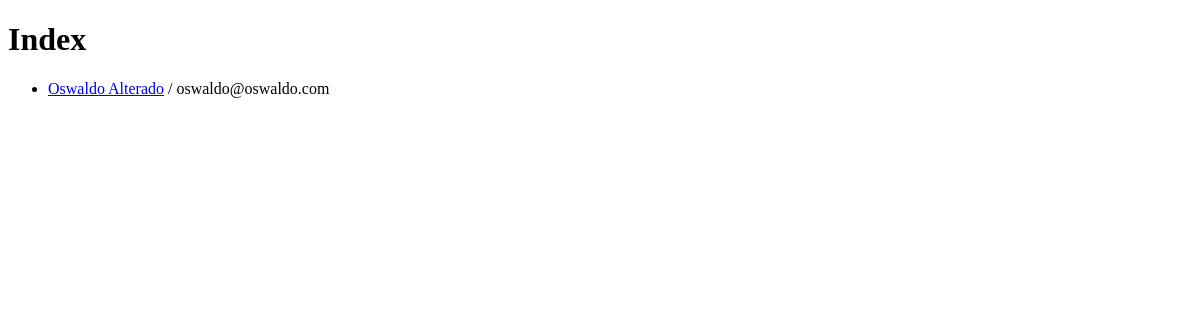
Before: / with the older database file.
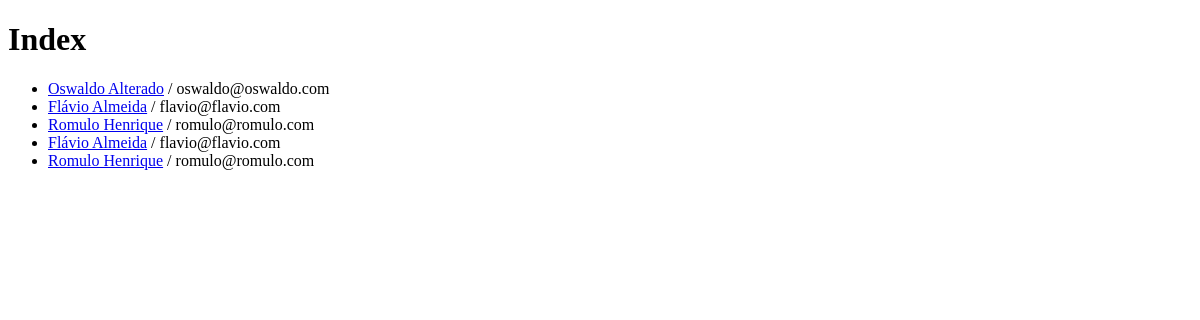
After: the same page with the newer database file.
### perfis/models.py (models this page shows)
class Perfil(models.Model):
    nome = models.CharField(max_length=255, null=False)
    email = models.CharField(max_length=255, null=False)
    telefone = models.CharField(max_length=15, null=False)
    nome_empresa = models.CharField(max_length=255, null=False)

### perfis/views.py (the view)
# urls.py: url(r'^$', 'perfis.views.index', name='index'),
def index(request):
	return render(request, 'index.html', { 'perfis' : Perfil.objects.all()})

### perfis/templates/index.html (shortened to what this page needs)
<!DOCTYPE html>
<html lang="pt-br">
    <head>
    </head>
    <body>
		<h1>Index</h1>
		{% if perfis %}
			<ul>
				{% for perfil in perfis %}
					<li>
						<a href="{% url 'exibir' perfil.id %}">{{ perfil.nome }}</a> / {{ perfil.email }}
					</li>
				{% endfor %}
			</ul>
		{% else %}
			<p>Nenhum Perfil encontrado</p>
		{% endif %}
    </body>
</html>

Changed rows visible on the page:
added Perfil: nome "Flávio Almeida", email "flavio@flavio.com"
added Perfil: nome "Romulo Henrique", email "romulo@romulo.com"
added Perfil: nome "Flávio Almeida", email "flavio@flavio.com"
added Perfil: nome "Romulo Henrique", email "romulo@romulo.com"
